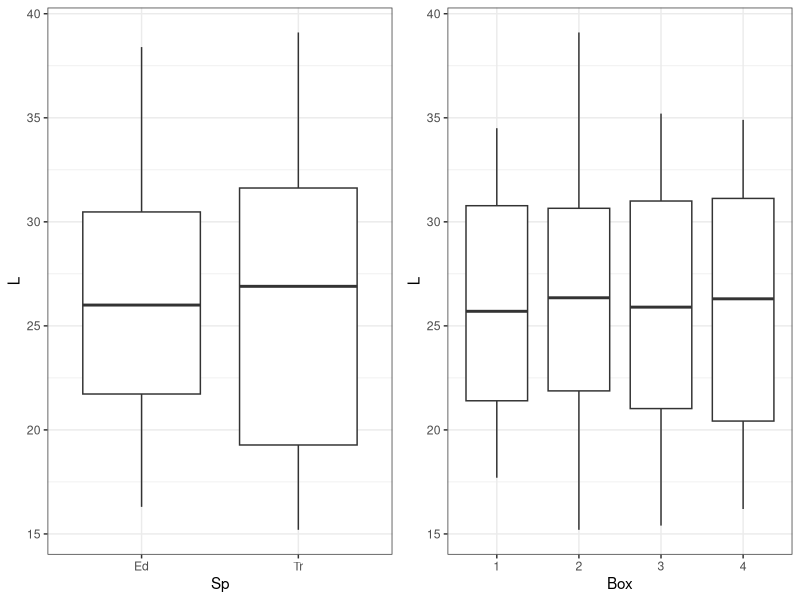
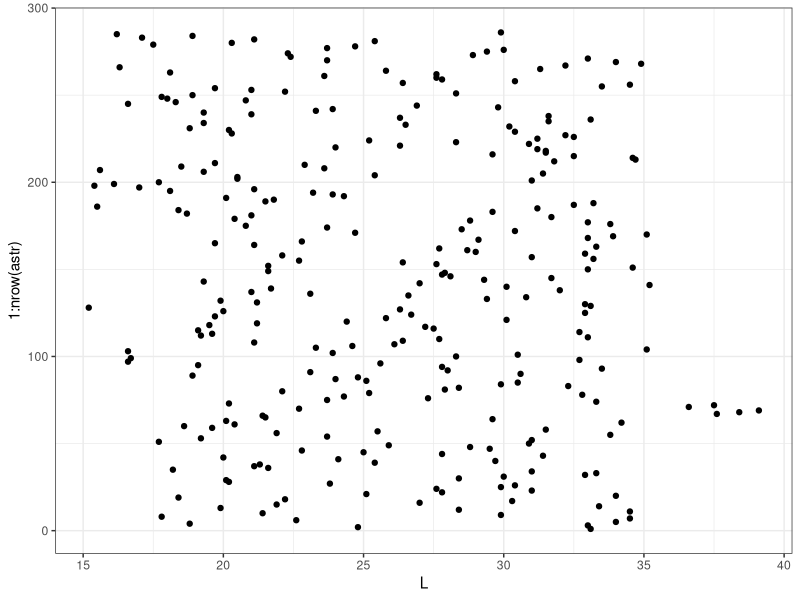
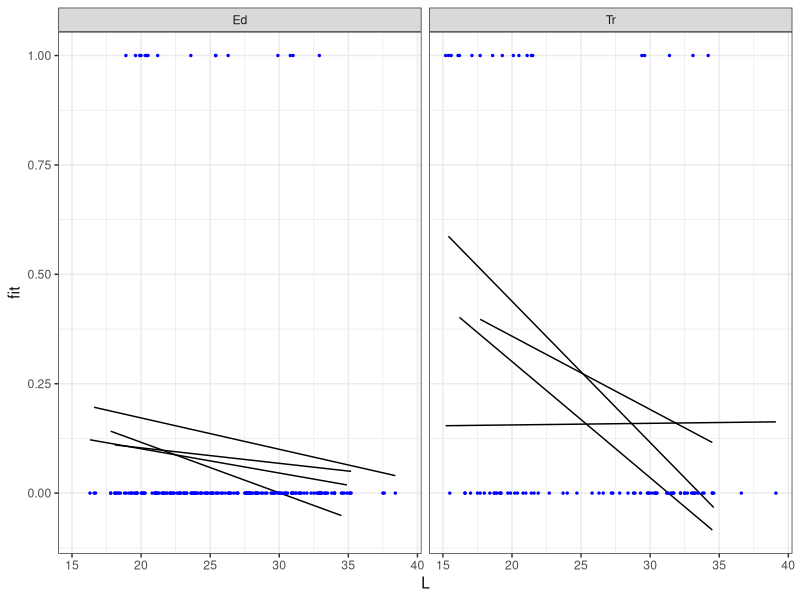
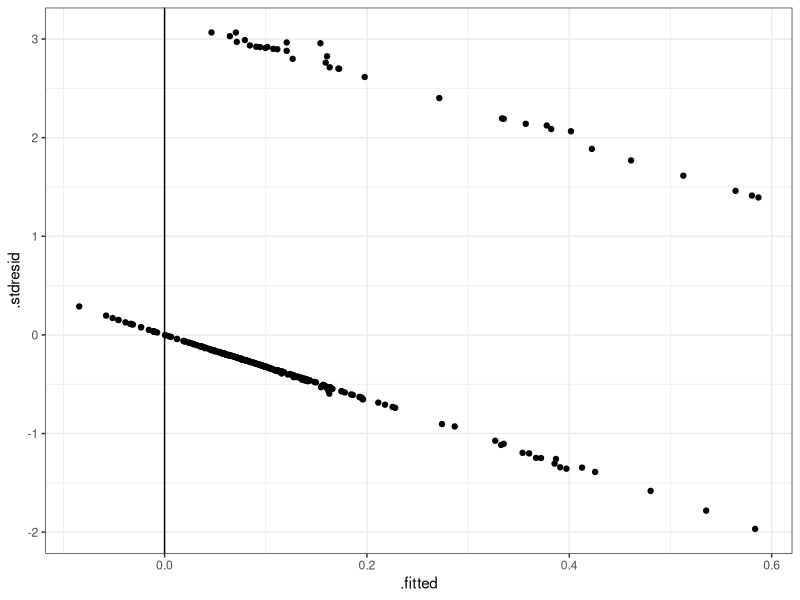
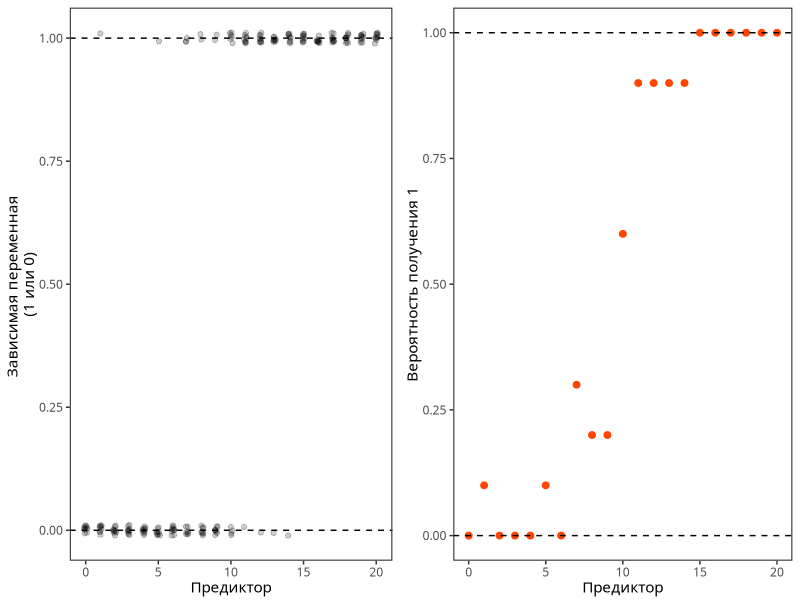
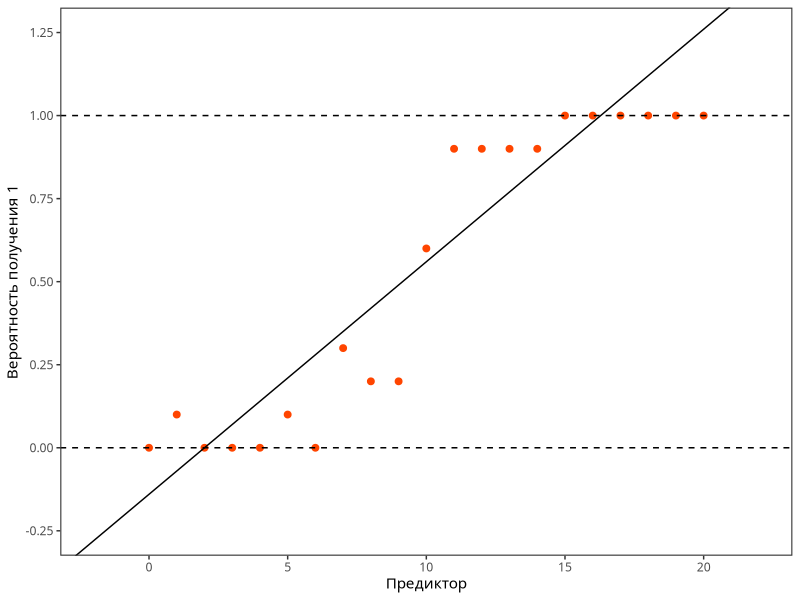
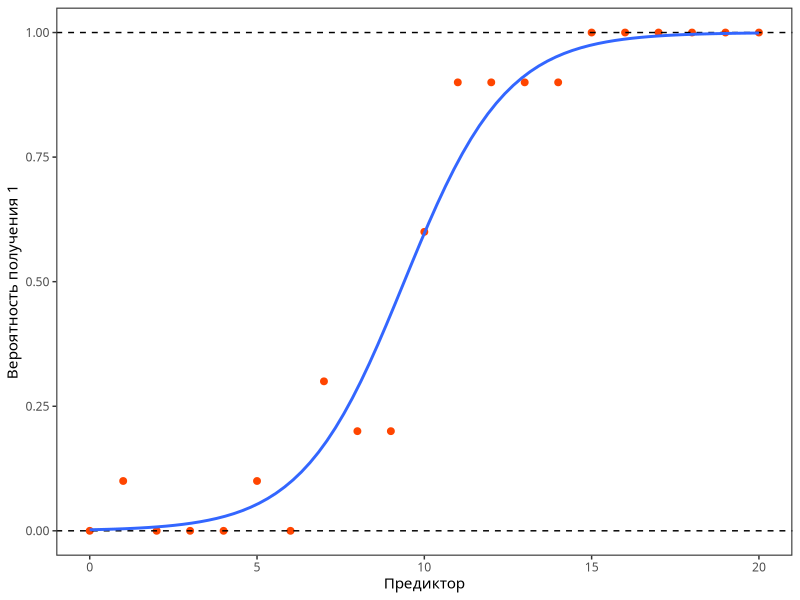
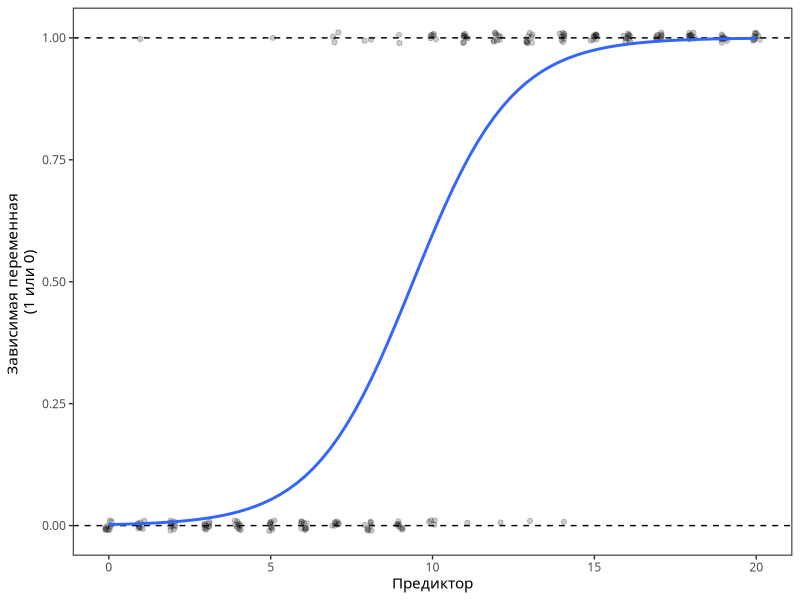

R code for these plots, in order:
## ---- chunk 1
# output options
options(width = 70, scipen = 6, digits = 3)
library (knitr)
library (scales)
# chunk default options
opts_chunk$set(fig.show='hold', size='footnotesize', comment='#', 
               fig.width=4.5, out.width='3in',
               fig.height=2.25, out.height='1.5in',
               cache=FALSE,
               dev='cairo_pdf',
               warning=FALSE, message=FALSE)
# Тема для иллюстраций
library (ggplot2)
library (gridExtra)
theme_spbu <- function () { 
    theme_bw(base_size = 11, base_family='GT Eesti Pro Display') + 
    theme(plot.title = element_text(face = 'bold', colour = '#1e1e1e'), 
          panel.border = element_rect(fill = NA, size = 0.75), 
          panel.grid = element_blank(),
          strip.background = element_blank(), 
          strip.text = element_text(face = 'bold', colour = '#1e1e1e'))
}
# op <- par()
# par_spbu <- par(
#     mar = c(3, 3, 2, 0.5), # Dist' from plot to side of page
#     mgp = c(2, 0.4, 0), # Dist' plot to label
#     las = 1, # Rotate y-axis text
#     tck = -.01, # Reduce tick length
#     xaxs = 'i', yaxs = 'i', 
#     family = 'GT Eesti Pro Display',
#     mex = 0.8,
#     mgp = c(2, .5, 0),
#     tcl = -0.3) # Remove plot padding
#source(file = 'includes/spbu_cols.R')
#source(file = 'includes/functions.R')
## ---- chunk 2
# чтобы избежать scientific notation
options(scipen = 6, digits = 3)
## ---- chunk 3
astr <- read.csv('data/aster_mussel.csv', header = TRUE)
head(astr)
## ---- chunk 4
astr$Box <- factor(astr$Box)
## ---- chunk 5
colSums(is.na(astr))
## ---- chunk 6
table(astr$Box)
## ---- chunk 7
library(ggplot2); theme_set(theme_bw()); library(cowplot)

Pl_Sp <- ggplot(astr, aes(x = Sp, y = L)) + geom_boxplot()
Pl_Box <- ggplot(astr, aes(x = Box, y = L)) + geom_boxplot()
plot_grid(Pl_Sp, Pl_Box, ncol = 2)
## ---- chunk 8
ggplot(astr, aes(y = 1:nrow(astr))) + geom_point(aes(x = L) )
## ---- chunk 9
astr$Out <- ifelse(test = astr$Outcome == 'eaten', yes = 1,  no = 0)
## ---- chunk 10
mod_norm <- glm(Out ~ Sp * L * Box, data = astr)
## ---- chunk 11
library(dplyr)
new_data <- astr %>% group_by(Sp, Box)%>%
  do(data.frame(L = seq(min(.$L), max(.$L), length.out = 100)))
new_data$fit <- predict(mod_norm, newdata = new_data) # Предсказанные значения
ggplot(new_data, aes(x = L, y = fit)) + 
  geom_line(aes(group = Box)) + facet_wrap(~ Sp, ncol = 2) + 
  geom_point(data = astr, aes(x = L, y = Out), size = 0.5, color = 'blue')
## ---- chunk 12
mod_norm_diag <- fortify(mod_norm)
ggplot(mod_norm_diag, aes(x = .fitted, y = .stdresid)) +  
  geom_point() + geom_vline(xintercept = 0)
## ---- chunk 13
set.seed(123456)
x <- 0:20 

dat <- data.frame(X = rep(x, each = 10))

d <- exp(-5 + 0.5 * dat$X)
pi <- d/(1 + d) 

dat$Out <- rbinom(nrow(dat), 1, pi)

P1_discr <- ggplot(dat, aes(x = X, y = Out)) + geom_point(position = position_jitter(width = 0.11, height = 0.011), alpha = 0.2) + labs(x = 'Предиктор', y = 'Зависимая переменная \n(1 или 0)') + theme_spbu() + geom_hline(yintercept = 0, linetype = 2) + geom_hline(yintercept = 1, linetype = 2) + scale_y_continuous(breaks = seq(-0.25, 1.25, by = 0.25))

library(doBy)
library(cowplot)
Probs <- summaryBy(Out ~ X, data = dat, FUN = mean) 

Pl_prob <- ggplot(data = Probs, aes(x = X, y = Out.mean)) + geom_point(size = 2, color ='orangered') + labs(x = 'Предиктор', y = 'Вероятность получения 1')  + theme_spbu() + geom_hline(yintercept = 0, linetype = 2) + geom_hline(yintercept = 1, linetype = 2) + scale_y_continuous(breaks = seq(-0.25, 1.25, by = 0.25))

plot_grid(P1_discr, Pl_prob, ncol = 2)
## ---- chunk 14
mod_norm <- lm(Out.mean ~ X, data = Probs)
coef_mod_norm <- round(as.numeric(coef(mod_norm)),2)
Pl_prob + geom_abline(slope = coef_mod_norm[2], intercept = coef_mod_norm[1]) + coord_cartesian(ylim = c(-0.25, 1.25), xlim = c(-2, 22)) 
## ---- chunk 15
Pl_logistic <- Pl_prob + geom_smooth(method = 'glm', method.args = list(family='binomial'), se = FALSE)  
Pl_logistic
## ---- chunk 16
P1_discr + geom_smooth(method = 'glm', method.args = list(family='binomial'), se = FALSE)  
## ---- chunk 17
mod <- glm(Out ~ Sp*L*Box, family = binomial(link = 'logit'), data = astr)
## ---- chunk 18
library(car)
Anova(mod)
## ---- chunk 19
drop1(mod, test = 'Chi')
## ---- chunk 20
mod2 <- update(mod, . ~ . - Sp:L:Box)
## ---- chunk 21
drop1(mod2, test = 'Chi')

## ---- chunk 22
mod3 <- update(mod2, . ~ . - Sp:L)
## ---- chunk 23
drop1(mod3, test = 'Chi')

## ---- chunk 24
mod4 <- update(mod3, . ~ . - L:Box)
## ---- chunk 25
drop1(mod4, test = 'Chi')

## ---- chunk 26
mod5 <- update(mod4, . ~ . - Sp:Box)
## ---- chunk 27
drop1(mod5, test = 'Chi')

## ---- chunk 28
mod6 <- update(mod5, . ~ . - Box)
## ---- chunk 29
drop1(mod6, test = 'Chi')

## ---- chunk 30
AIC(mod, mod2, mod3, mod4, mod5, mod6)
## ---- chunk 31
summary(mod6)
## ---- chunk 32
# надо нанести горизонтальную линию 0.5. Синим сделать b0<0 а красным b0>0

X <- data.frame(x = seq(-10, 10))
logit <- function(x, b0, b1){
  exp(b0 + b1 * x) / (1 + exp(b0 + b1 * x))
}
lin <- function(x, b0, b1) {
  b0 + b1*x
}

gg_shift_intercept <- ggplot(X, aes(x = x)) + 
  stat_function(fun = lin, args = list(b0 = 3, b1 = 0.5), aes(colour = '#d73027'), size = 1.1) +
  stat_function(fun = lin, args = list(b0 = 0, b1 = 0.5), aes(colour = 'grey60'), size = 1) +
  stat_function(fun = lin, args = list(b0 = -3, b1 = 0.5), aes(colour = '#4575b4'), size = 0.9) + 
  scale_color_identity(name = 'Интерсепт', breaks = c('#d73027', 'grey60', '#4575b4'), labels = c('b0 = 3', 'b0 = 0', 'b0 = -3'), guide = 'legend') + 
  geom_vline(xintercept = 0, size = 0.3) +
  geom_hline(yintercept = 0, linetype = 1, size = 0.3) +
  coord_cartesian(xlim = c(-10, 10)) +  theme_spbu() + theme(legend.position = 'none') +
  labs(y = 'Логиты')
# gg_shift_intercept

gg_negative_slope <- ggplot(X, aes(x = x)) + 
    stat_function(fun = lin, args = list(b0 = 0, b1 = -2), aes(colour = '#4575b4'), size = 1) +
  stat_function(fun = lin, args = list(b0 = 0, b1 = -1), aes(colour = '#74add1'), size = 1) +
  stat_function(fun = lin, args = list(b0 = 0, b1 = -0.5), aes(colour = '#abd9e9'), size = 1) +
    scale_color_identity(name = 'Отрицательный угловой коэффициент', breaks = c('#abd9e9', '#74add1', '#4575b4'), labels = c('b1 = -0.5', 'b1 = -1', 'b1 = -2'), guide = 'legend') + 
    geom_vline(xintercept = 0, size = 0.3) +
  geom_hline(yintercept = 0, linetype = 1, size = 0.3) +
  coord_cartesian(xlim = c(-6, 6)) +  theme_spbu() + theme(legend.position = 'none') +
  labs(y = 'Логиты')
# gg_negative_slope

gg_positive_slope <- ggplot(X, aes(x = x)) + 
  stat_function(fun = lin, args = list(b0 = 0, b1 = 0.5), aes(colour = '#fdae61'), size = 1) +
    stat_function(fun = lin, args = list(b0 = 0, b1 = 1), aes(colour = '#f46d43'), size = 1) +
  stat_function(fun = lin, args = list(b0 = 0, b1 = 2), aes(colour = '#d73027'), size = 1) +
      scale_color_identity(name = 'Положительный угловой коэффициент', breaks = c('#fdae61', '#f46d43', '#d73027'), labels = c('b1 = 0.5', 'b1 = 1', 'b1 = 2'), guide = 'legend') + 
    geom_vline(xintercept = 0, size = 0.3) +
  geom_hline(yintercept = 0, linetype = 1, size = 0.3) +
  coord_cartesian(xlim = c(-6, 6)) +  theme_spbu() + theme(legend.position = 'none') +
  labs(y = 'Логиты')
# gg_positive_slope

gg_shift_intercept_pi <- ggplot(X, aes(x = x)) + 
  stat_function(fun = logit, args = list(b0 = 3, b1 = 0.5), aes(colour = '#d73027'), size = 1.1) +
  stat_function(fun = logit, args = list(b0 = 0, b1 = 0.5), aes(colour = 'grey60'), size = 1) +
  stat_function(fun = logit, args = list(b0 = -3, b1 = 0.5), aes(colour = '#4575b4'), size = 0.9) + 
  scale_color_identity(name = 'Интерсепт', breaks = c('#d73027', 'grey60', '#4575b4'), labels = c('b0 = 3', 'b0 = 0', 'b0 = -3'), guide = 'legend') + 
  geom_vline(xintercept = 0, size = 0.3) +
  geom_hline(yintercept = c(0, 0.5, 1), linetype = c(2, 1, 2), size = rep(0.3, 3)) +
  coord_cartesian(xlim = c(-10, 10)) +  theme_spbu() + theme(legend.position = 'bottom') +
  guides(colour = guide_legend(ncol = 1)) +
  labs(y = 'Вероятности')
# gg_shift_intercept_pi

gg_negative_slope_pi <- ggplot(X, aes(x = x)) + 
    stat_function(fun = logit, args = list(b0 = 0, b1 = -2), aes(colour = '#4575b4'), size = 1) +
  stat_function(fun = logit, args = list(b0 = 0, b1 = -1), aes(colour = '#74add1'), size = 1) +
  stat_function(fun = logit, args = list(b0 = 0, b1 = -0.5), aes(colour = '#abd9e9'), size = 1) +
    scale_color_identity(name = 'Отрицательный \nугловой \nкоэффициент', breaks = c('#abd9e9', '#74add1', '#4575b4'), labels = c('b1 = -0.5', 'b1 = -1', 'b1 = -2'), guide = 'legend') + 
    geom_vline(xintercept = 0, size = 0.3) +
  geom_hline(yintercept = c(0, 0.5, 1), linetype = c(2, 1, 2), size = rep(0.3, 3)) +
  coord_cartesian(xlim = c(-6, 6)) +  theme_spbu() + theme(legend.position = 'bottom') +
  guides(colour = guide_legend(ncol = 1)) +
  labs(y = 'Вероятности')
# gg_negative_slope_pi

gg_positive_slope_pi <- ggplot(X, aes(x = x)) + 
  stat_function(fun = logit, args = list(b0 = 0, b1 = 0.5), aes(colour = '#fdae61'), size = 1) +
    stat_function(fun = logit, args = list(b0 = 0, b1 = 1), aes(colour = '#f46d43'), size = 1) +
  stat_function(fun = logit, args = list(b0 = 0, b1 = 2), aes(colour = '#d73027'), size = 1) +
      scale_color_identity(name = 'Положительный \nугловой \nкоэффициент', breaks = c('#fdae61', '#f46d43', '#d73027'), labels = c('b1 = 0.5', 'b1 = 1', 'b1 = 2'), guide = 'legend') + 
    geom_vline(xintercept = 0, size = 0.3) +
  geom_hline(yintercept = c(0, 0.5, 1), linetype = c(2, 1, 2), size = rep(0.3, 3)) +
  coord_cartesian(xlim = c(-6, 6)) +  theme_spbu() + theme(legend.position = 'bottom') +
  guides(colour = guide_legend(ncol = 1)) +
  labs(y = 'Вероятности')
# gg_positive_slope_pi

plot_grid(
  gg_negative_slope, gg_positive_slope, gg_shift_intercept, 
  gg_negative_slope_pi, gg_positive_slope_pi, gg_shift_intercept_pi,
  nrow = 2, rel_heights = c(0.37, 0.63), align = 'v')
## ---- chunk 33
mod6_diag <- data.frame(.fitted = predict(mod6, type = 'response'),
                         .resid_p = resid(mod6, type = 'pearson'))
ggplot(mod6_diag, aes(y = .resid_p, x = .fitted)) + geom_point() +
  geom_hline(yintercept = 0) +  geom_smooth(method = 'loess')
## ---- chunk 34
# Функция для проверки наличия сверхдисперсии в модели (автор Ben Bolker)
# http://bbolker.github.io/mixedmodels-misc/glmmFAQ.html
# Код модифицирован, чтобы учесть дополнительный параметр в NegBin GLMM, подобранных MASS::glm.nb()
overdisp_fun <- function(model) {
    rdf <- df.residual(model)  # Число степеней свободы N - p
    if (any(class(model) == 'negbin')) rdf <- rdf - 1 ## учитываем k в NegBin GLMM
    rp <- residuals(model,type='pearson') # Пирсоновские остатки
    Pearson.chisq <- sum(rp^2) # Сумма квадратов остатков, подчиняется Хи-квадрат распределению 
    prat <- Pearson.chisq/rdf  # Отношение суммы квадратов остатков к числу степеней свободы
    pval <- pchisq(Pearson.chisq, df=rdf, lower.tail=FALSE) # Уровень значимости
    c(chisq=Pearson.chisq,ratio=prat,rdf=rdf,p=pval)        # Вывод результатов
}

overdisp_fun(mod6)
## ---- chunk 35
library(dplyr)
new_data <- astr %>% group_by(Sp)%>%
  do(data.frame(L = seq(min(.$L), max(.$L), length.out = 100)))
## ---- chunk 36
# Модельная матрица и коэффициенты
X <- model.matrix(~ Sp + L, data =  new_data)
b <- coef(mod6)
# Предсказанные значения и стандартные ошибки...
# ...в масштабе функции связи (логит)

new_data$fit_eta <- X %*% b       
new_data$se_eta <- sqrt(diag(X %*% vcov(mod6) %*% t(X)))

# ...в масштабе отклика (применяем функцию, обратную функции связи)

logit_back <- function(x) exp(x)/(1 + exp(x)) # обратная логит-трансформация

new_data$fit_pi <- logit_back(new_data$fit_eta)
new_data$lwr_pi <- logit_back(new_data$fit_eta - 2 * new_data$se_eta)
new_data$upr_pi <- logit_back(new_data$fit_eta + 2 * new_data$se_eta)

head(new_data, 2)
## ---- chunk 37

ggplot(new_data, aes(x = L, y = fit_eta, fill = Sp)) + 
  geom_ribbon(aes(ymin = fit_eta - 2 * se_eta, ymax = fit_eta + 2 * se_eta), alpha = 0.5) +
  geom_line(aes(color = Sp))
## ---- chunk 38
ggplot(new_data, aes(x = L, y = fit_pi, fill = Sp)) + 
  geom_ribbon(aes(ymin = lwr_pi, ymax = upr_pi), alpha = 0.5) +
  geom_line(aes(color = Sp)) +
  labs(y='Вероятность', title = 'Вероятность быть съеденной')
## ---- chunk 39
ggplot(new_data, aes(x = L, y = fit_pi, fill = Sp)) + 
  geom_ribbon(aes(ymin = lwr_pi, ymax = upr_pi), alpha = 0.5) +
  geom_line(aes(color = Sp)) +
  labs(y='Вероятность', title = 'Вероятность быть съеденной')
